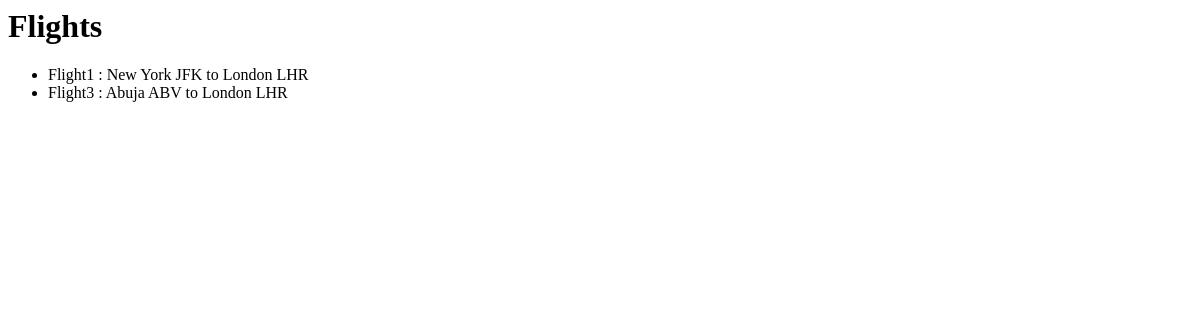
Before: / with the older database file.
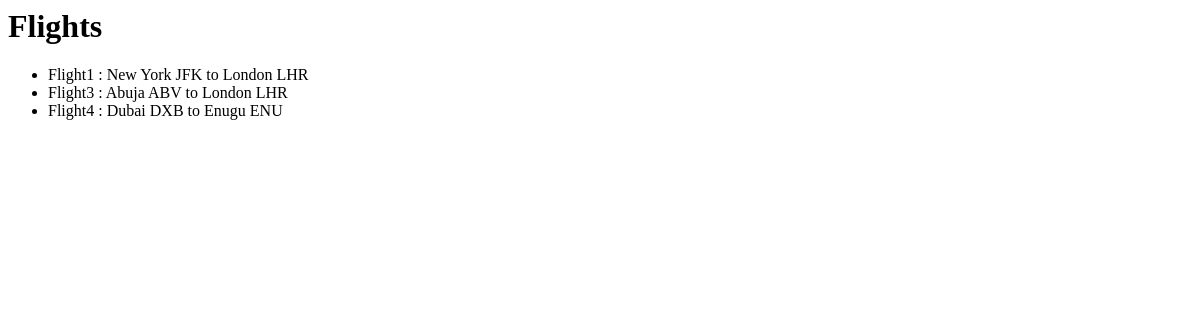
After: the same page with the newer database file.
### flights/models.py (models this page shows, shortened)
class Flight(models.Model):
    origin = models.ForeignKey(Airport, on_delete=models.CASCADE, related_name='depatures')
    destination = models.ForeignKey(Airport, on_delete=models.CASCADE, related_name='arrivals')
    duration = models.IntegerField()

class Airport(models.Model):
    code = models.CharField(max_length=3)
    city = models.CharField(max_length=64)
    def __str__(self):
        return f'{self.city} {self.code}'

### flights/views.py (the view)
# urls.py: path('', views.index, name='index'),
def index(request):
    return render(request, 'flights/index.html', {
        'flights': Flight.objects.all()
    })

### flights/templates/flights/index.html
{% extends "flights/layout.html" %}
{% block body %}
<h1>Flights</h1>
<ul>
{% for flight in flights %}
<li>Flight{{ flight.id }} : {{ flight.origin }} to {{ flight.destination }}</li>
{% endfor %}
</ul>
{% endblock %}

### flights/templates/flights/layout.html
{% block body %}
{% endblock %}

Changed rows visible on the page:
added Flight: id "4", origin "Dubai DXB", destination "Enugu ENU"
